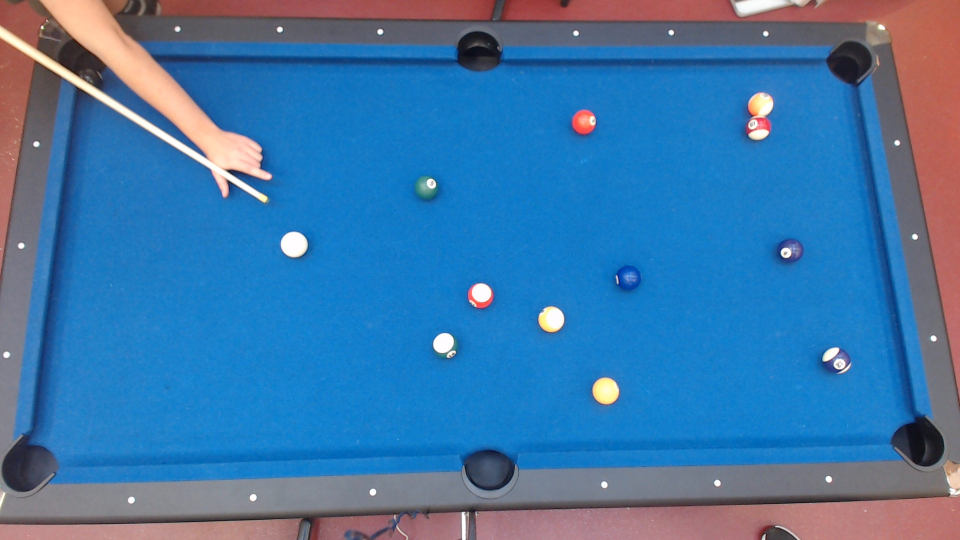
#> input picture prototypes/trajectory/image.jpg, 1920 x 1080 px (shown at 1/2 size)
$ python trajectory.py   (older library calls are emulated)
#> lines starting #> are read from the running program, lines starting #| are printed output that depends on the picture; after the words box and inside, x2 and y2 are one past the last pixel; in counts of white or black regions, pixels touching at a corner belong together
import math

import numpy as np
import cv2 as cv

# 1. Read TEST image.
img = cv.imread("image.jpg", cv.IMREAD_COLOR)
#> img is the input picture: shape (1080, 1920, 3); mean B, G, R 167.9, 118.6, 63.2

# 2. Initialize known information.
#   - Table (corner coordinates).
#   - Cue ball (location, radius).
#   - Cue (2 points on the cue, including the coordinates of the tip).
table = [(163, 117), (1710, 120), (1836, 888), (63, 939)]
cue_ball = (590, 490)
cue_ball_radius = 30
cue_start = (203, 193)  # Random point within cue
cue_tip = (533, 400)

# 3. Get the warp matrix of the table angle and warp the image.
dst_shape = (table[1][0], table[2][1]-table[1][1])

src_pt = np.float32(table[:3])
dst_pt = np.float32([(0,0), (dst_shape[0],0), dst_shape])
warp_matrix = cv.getAffineTransform(src_pt, dst_pt)
img = cv.warpAffine(img, warp_matrix, dst_shape)
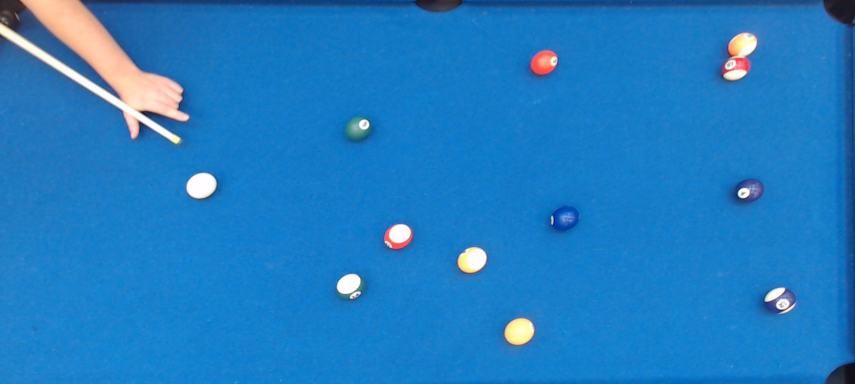
#> img: shape (768, 1710, 3) (shown at 1/2 size); mean B, G, R 194, 124.9, 32.7

# [6 lines of commented-out code are left out]


def transform_point(pt, matrix):
    is_list = type(pt) is list
    if not is_list:
        pt = [[pt]]
    else:
        pt = [[p] for p in pt]
    array = np.array(pt)
    transformed = cv.transform(array, matrix)
    squeezed = np.squeeze(np.squeeze(transformed))
    if not is_list:
        return tuple(squeezed[:2])
    return [tuple(x[:2]) for x in squeezed]


# table = transform_point(table, warp_matrix)
table = [(0, 0), (1710, 0), (1710, 768), (0, 768)]
cue_ball = transform_point(cue_ball, warp_matrix)
cue_start = transform_point(cue_start, warp_matrix)
cue_tip = transform_point(cue_tip, warp_matrix)


def update():
    global img, table, cue_tip, cue_start, cue_ball, cue_ball_radius
    shown_image = img.copy()
    # 5. Draw the trajectory
    #   5.1 Get the cue angle based on 2 known points.
    #       - To get the angle in Radian measure use the atan2(y1-y2, x1-x2) function.
    cue_angle = math.atan2(cue_tip[1] - cue_start[1], cue_tip[0] - cue_start[0])

    #   5.2 Check if the cue angle overlaps with the location of the cue ball.
    #       - Check if the distance of the cue ball to the line is not more than the radius of the cue ball.
    #           - Distance is using: abs(ax - by + c) / sqrt(aa + bb)
    #               - a = y2-y1
    #               - b = x2-x1
    #               - c = x2y1 + y2x1
    #               - x, y = point of cue ball center.
    #       - Extra check if the cue ball is not behind the cue tip.

    # http://www.pygame.org/wiki/IntersectingLineDetection
    def line_intersect(line1, line2):
        def gradient(points):
            if points[0][0] == points[1][0]:
                return None
            return (points[0][1] - points[1][1]) / (points[0][0] - points[1][0])

        def y_intersect(p, m):
            return p[1] - (m * p[0])

        m1, m2 = gradient(line1), gradient(line2)
        if m1 == m2:
            return None
        elif m1 is not None and m2 is not None:
            b1 = y_intersect(line1[0], m1)
            b2 = y_intersect(line2[0], m2)
            x = (b2 - b1) / (m1 - m2)
            pt = x, (m1 * x) + b1
        elif m1 is None:
            b2 = y_intersect(line2[0], m2)
            pt = line2[0][0], (m2 * line1[0][0]) + b2
        else:
            b1 = y_intersect(line1[0], m1)
            pt = line2[0][0], (m1 * line2[0][0]) + b1
        return tuple(int(x) for x in pt)

    def line_circle_collision(pt1, pt2, center, circle_radius):
        # Point opposite of circle
        if (pt2[0]-pt1[0] < 0) == (pt2[0]-center[0] < 0) or (pt2[1]-pt1[1]) < 0 == (pt2[1]-center[1]) < 0:
            return False

        a = (pt2[1] - pt1[1])
        b = (pt2[0] - pt1[0])
        c = (pt2[0] * pt1[1]) - (pt2[1] * pt1[0])
        x, y = center
        dist = abs(a * x - b * y + c) / math.sqrt(a * a + b * b)

        if circle_radius >= dist:
            return True
        else:
            return False

    if line_circle_collision(cue_start, cue_tip, cue_ball, cue_ball_radius):
        #   5.3 Get the angle of the cue ball trajectory.
        trj_angle = cue_angle
        start_point = cue_ball

        collisions = 0
        while collisions <= 5:
            #   5.4 Use the angle, center and radius of the cue ball to calculate at which point the line starts.
            #       - The point is: x = (x1 + r + cos(radians)), y = (y1 + r + sin(radians))
            end_point = (int(start_point[0] + 2000 * np.cos(trj_angle)), int(start_point[1] + 2000 * np.sin(trj_angle)))

            #   5.5 Draw the trajectory.
            #       - When the edge of the image is released then continue on a new angle or stop after 5 collision.
            cv.line(shown_image, start_point, end_point, (100, 100, 255), thickness=3)
            line = np.array([start_point, end_point])

            sides = [0, 0]
            if trj_angle < 0:
                sides[0] = 0
            else:
                sides[0] = 2

            if abs(trj_angle) < (math.pi / 2):
                sides[1] = 1
            else:
                sides[1] = 3

            found = False
            for i in sides:
                boundary = np.array([table[i], table[0 if i + 1 > 3 else i + 1]], dtype=float)
                point = line_intersect(line.astype(np.float), boundary)
                if 0 <= point[0] <= img.shape[1] and 0 <= point[1] <= img.shape[0]:
                    start_point = point
                    if i == 1 or i == 3:
                        if trj_angle > 0:
                            trj_angle = math.pi - trj_angle
                        else:
                            trj_angle = -(trj_angle + math.pi)
                    else:
                        trj_angle = -trj_angle

                    if trj_angle > math.pi:
                        trj_angle = math.pi - trj_angle
                    elif trj_angle < -math.pi:
                        trj_angle = math.pi + trj_angle

                    hit_x = int(start_point[0] + 2000 * np.cos(trj_angle))
                    hit_y = int(start_point[1] + 2000 * np.sin(trj_angle))
                    end_point = (hit_x, hit_y)
                    cv.circle(shown_image, start_point, 10, (0, 0, 255), thickness=3)
                    cv.line(shown_image, start_point, end_point, (0, 0, 255), thickness=3)
                    found = True
                    break

            if not found:
                break
            collisions += 1

    # DEBUG OPTIONS:
    #   - Draw circles where the points are on the cue
    cv.line(shown_image, cue_tip, cue_start, (255, 255, 0), thickness=6)
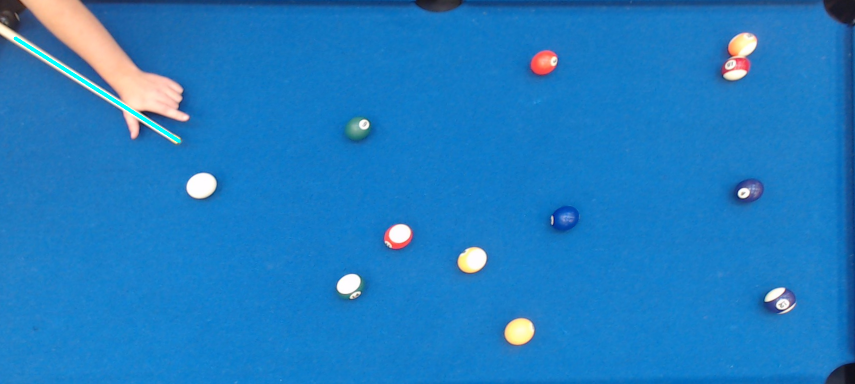
#> shown_image: shape (768, 1710, 3) (shown at 1/2 size); 0.22% of pixels changed, all inside (x1, y1, x2, y2) = (27, 73, 362, 286)
    cv.circle(shown_image, cue_tip, 6, (0, 0, 0), thickness=-1)
#> shown_image: shape (768, 1710, 3); 0.01% of pixels changed, all inside (x1, y1, x2, y2) = (352, 276, 365, 289)
    cv.circle(shown_image, cue_start, 6, (0, 0, 0), thickness=-1)
#> shown_image: shape (768, 1710, 3); mean B, G, R 194, 124.8, 32.2
    cv.circle(shown_image, cue_ball, 6, (0, 255, 0), thickness=-1)
#> shown_image: shape (768, 1710, 3); mean B, G, R 193.9, 124.8, 32.2

    #   - Let the cue be determined by mouse positions.
    #       - Clicking outputs the coordinates of the mouse.

    def mouse_event(event, x, y, flags, param):
        global cue_start, cue_tip
        if event == cv.EVENT_LBUTTONDOWN:
            cue_start = (x, y)
        if event == cv.EVENT_RBUTTONDOWN:
            cue_tip = (x, y)
            update()

    cv.namedWindow("img", cv.WINDOW_NORMAL)
    cv.setMouseCallback("img", mouse_event)
    cv.imshow("img", shown_image)
    cv.waitKey(0)


update()
